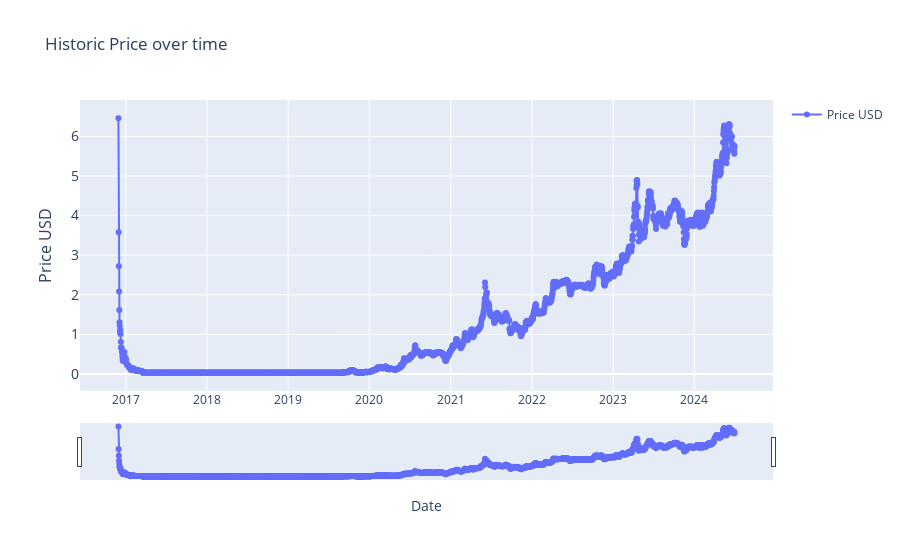

The code cell stored with this chart in its notebook:
### Markdown cell above
### Historic Price (0)

### Code cell
# > Historic Price (Basic)

import plotly.graph_objects as go
import pandas as pd
from ipywidgets import interact, DatePicker
import numpy as np

# renames current item to df
df = current_item.copy()

# Function to update the graph based on the selected date range
def update_graph(start_date, end_date):
    # Filtering the data based on the date range
    mask = (df.index >= pd.to_datetime(start_date)) & (df.index <= pd.to_datetime(end_date))
    filtered_data = df.loc[mask]

    # Creating the plot
    fig = go.Figure()
    fig.add_trace(go.Scatter(x=filtered_data.index, y=filtered_data['price_usd'], mode='lines+markers', name='Price USD'))

    # Formatting
    fig.update_layout(
        title='Historic Price over time',
        xaxis_title='Date',
        yaxis_title='Price USD',
        yaxis=dict(
            title='Price USD',
            titlefont_size=16,
            tickfont_size=14,
        ),
        xaxis=dict(  # Added lines for range slider
            rangeslider=dict(
                visible=True
            ),
            type="date"
        ),
        showlegend=True

        )

    fig.show()


# Creating interactive widgets for date selection
start_date_picker = DatePicker(description='Start Date', value=START_DATE)
end_date_picker = DatePicker(description='End Date', value=END_DATE)

# Display the interactive widget
interact(update_graph, start_date=start_date_picker, end_date=end_date_picker)

### Figure 1 — Plotly figure (JSON) as saved in the notebook; plotly's stock layout.template omitted (floating-point values rounded to 4 significant figures; data arrays with more than 128 entries replaced by an {"elided": "..."} marker saying what was removed)
{"data": [{"mode": "lines+markers", "name": "Price USD", "type": "scatter", "x": {"elided": "2771 str values"}, "y": {"elided": "2771 float values"}}], "layout": {"showlegend": true, "title": {"text": "Historic Price over time"}, "xaxis": {"rangeslider": {"visible": true}, "title": {"text": "Date"}, "type": "date"}, "yaxis": {"tickfont": {"size": 14}, "title": {"font": {"size": 16}, "text": "Price USD"}}}}
